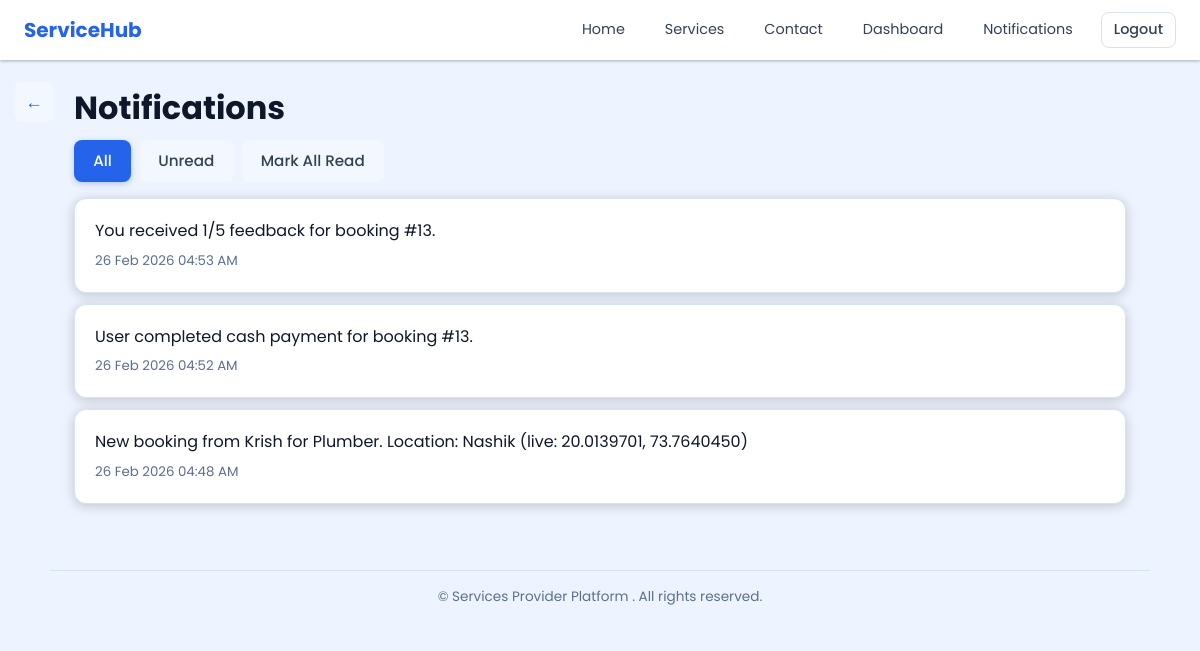
Page /notifications/ (signed in) on the earlier database version.
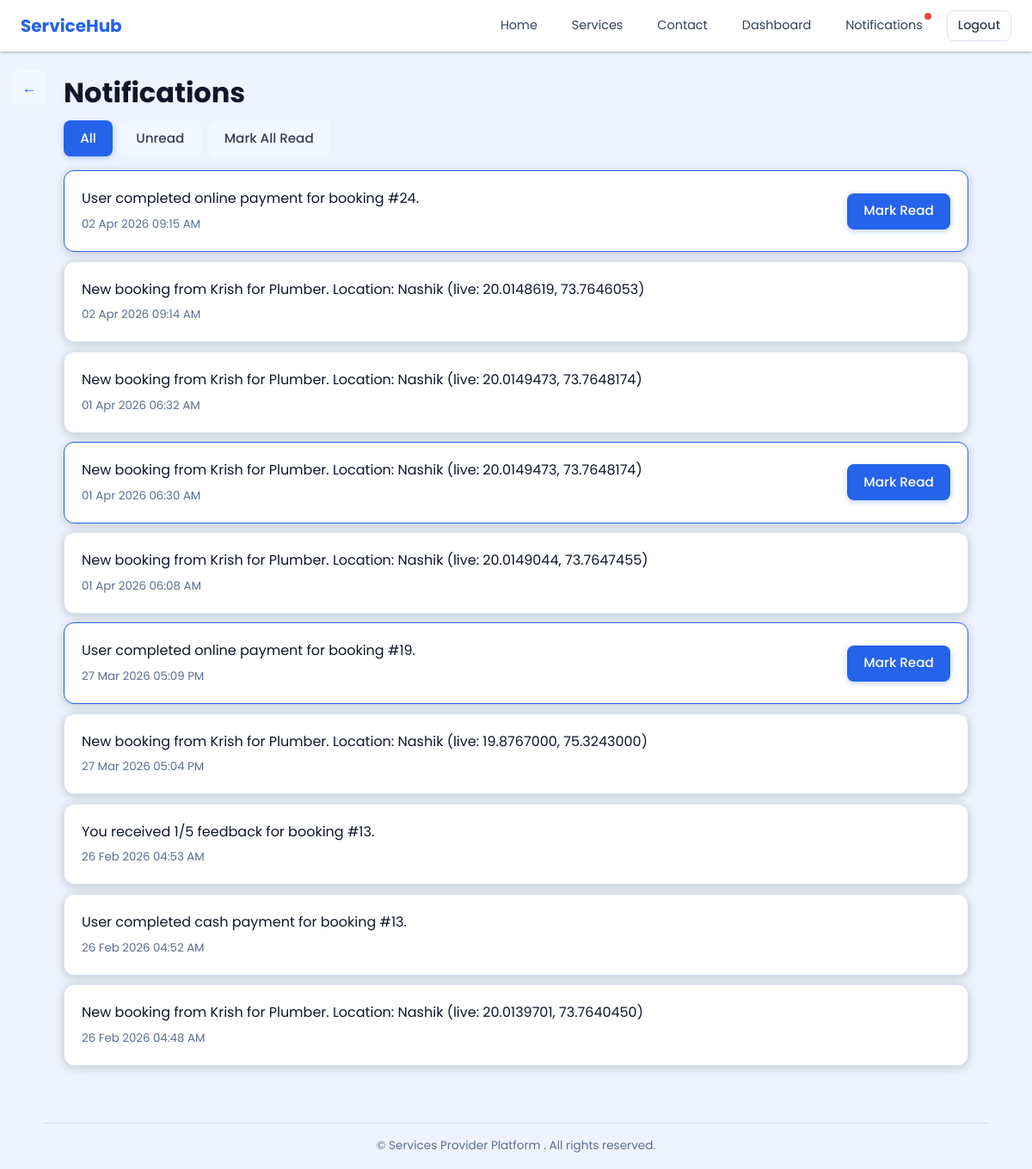
Same page on the later database version.
### notifications/models.py (models this page shows, shortened)
class Notification(models.Model):
    provider = models.ForeignKey(
        settings.AUTH_USER_MODEL,
        on_delete=models.CASCADE,
        related_name='provider_notifications',
        null=True,
        blank=True,
    )
    user = models.ForeignKey(
        settings.AUTH_USER_MODEL,
        on_delete=models.CASCADE,
        related_name='user_notifications',
        null=True,
        blank=True,
    )
    booking = models.ForeignKey(
        'booking.Booking',
        on_delete=models.CASCADE,
        null=True,
        blank=True
    )
    message = models.CharField(max_length=255)
    is_read = models.BooleanField(default=False)
    created_at = models.DateTimeField(auto_now_add=True)

### notifications/views.py (the view)
# urls.py: path('', views.notifications_center, name='notifications_center'),
@login_required
def notifications_center(request):
    notifications = Notification.objects.filter(
        user=request.user
    ) | Notification.objects.filter(provider=request.user)
    notifications = notifications.order_by('-created_at')
    unread_only = request.GET.get('tab') == 'unread'
    if unread_only:
        notifications = notifications.filter(is_read=False)
    return render(request, 'notifications/center.html', {
        'notifications': notifications,
        'tab': 'unread' if unread_only else 'all',
    })

### notifications/context_processors.py (called while the page is built)
def notification_badge(request):
    if not request.user.is_authenticated:
        return {'has_unread_notifications': False}
    has_unread = (
        Notification.objects.filter(user=request.user, is_read=False).exists()
        or Notification.objects.filter(provider=request.user, is_read=False).exists()
    )
    return {'has_unread_notifications': has_unread}

### notifications/templates/notifications/center.html (shortened to what this page needs)
{% load static %}
<!DOCTYPE html>
<html lang="en">
<head>
  <link rel="stylesheet" href="{% static 'css/styles.css' %}?v=20260224-6">
</head>
<body>
  {% include 'partials/header.html' %}
  <main class="container">
    <div class="page-heading">
      <a href="{% url 'home' %}" class="btn btn-secondary back-btn" aria-label="Back to Home" title="Back to Home">&larr;</a>
      <h1>Notifications</h1>
    </div>
    <div class="notification-tabs">
      <a href="{% url 'notifications_center' %}?tab=all" class="btn {% if tab == 'all' %}btn-primary{% else %}btn-secondary{% endif %}">All</a>
      <a href="{% url 'notifications_center' %}?tab=unread" class="btn {% if tab == 'unread' %}btn-primary{% else %}btn-secondary{% endif %}">Unread</a>
      <a href="{% url 'mark_all_notifications_read' %}" class="btn btn-secondary">Mark All Read</a>
    </div>
    {% for note in notifications %}
      <div class="card notification-card {% if not note.is_read %}notification-card-unread{% endif %}">
        <div class="card-body notification-row">
          <div>
            <p class="notification-message">{{ note.message }}</p>
            <small class="text-muted">{{ note.created_at|date:"d M Y h:i A" }}</small>
          </div>
          {% if not note.is_read %}
            <a href="{% url 'mark_notification_read' note.id %}" class="btn btn-primary">Mark Read</a>
          {% endif %}
        </div>
      </div>
    {% empty %}
      <p class="text-muted">No notifications.</p>
    {% endfor %}
  </main>
  {% include 'partials/footer.html' %}
</body>
</html>

Differences in the rows shown:
added Notification: message "User completed online payment for booking #24.", created_at "02 Apr 2026 09:15 AM", is_read "Mark Read"
added Notification: message "New booking from Krish for Plumber. Location: Nashik (live: 20.0148619, 73.7646053)", created_at "02 Apr 2026 09:14 AM"
added Notification: message "New booking from Krish for Plumber. Location: Nashik (live: 20.0149473, 73.7648174)", created_at "01 Apr 2026 06:32 AM"
added Notification: message "New booking from Krish for Plumber. Location: Nashik (live: 20.0149473, 73.7648174)", created_at "01 Apr 2026 06:30 AM", is_read "Mark Read"
added Notification: message "New booking from Krish for Plumber. Location: Nashik (live: 20.0149044, 73.7647455)", created_at "01 Apr 2026 06:08 AM"
added Notification: message "User completed online payment for booking #19.", created_at "27 Mar 2026 05:09 PM", is_read "Mark Read"
added Notification: message "New booking from Krish for Plumber. Location: Nashik (live: 19.8767000, 75.3243000)", created_at "27 Mar 2026 05:04 PM"
